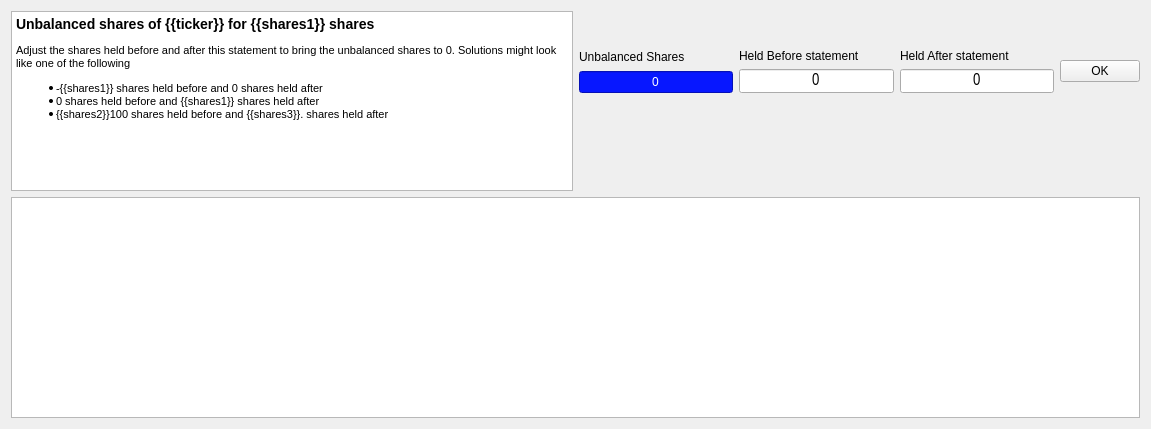
<?xml version="1.0" encoding="UTF-8"?>
<ui version="4.0">
 <class>Dialog</class>
 <widget class="QDialog" name="Dialog">
  <property name="geometry">
   <rect>
    <x>0</x>
    <y>0</y>
    <width>1151</width>
    <height>429</height>
   </rect>
  </property>
  <property name="windowTitle">
   <string>Unbalanced shares.</string>
  </property>
  <layout class="QGridLayout" name="gridLayout">
   <item row="0" column="0">
    <layout class="QVBoxLayout" name="verticalLayout_5">
     <item>
      <layout class="QHBoxLayout" name="horizontalLayout_3">
       <item>
        <widget class="QTextBrowser" name="explain">
         <property name="sizePolicy">
          <sizepolicy hsizetype="Expanding" vsizetype="MinimumExpanding">
           <horstretch>0</horstretch>
           <verstretch>0</verstretch>
          </sizepolicy>
         </property>
         <property name="minimumSize">
          <size>
           <width>450</width>
           <height>180</height>
          </size>
         </property>
         <property name="maximumSize">
          <size>
           <width>16777215</width>
           <height>180</height>
          </size>
         </property>
         <property name="toolTip">
          <string>&lt;html&gt;&lt;head/&gt;&lt;body&gt;&lt;p&gt;You can probably avoid this dialog. It comes up when you hold shares overnight and the information is not in the input file. If the input file is a DAS trades window export, export also the positions window from DAS to positions.csv in your output folder.&lt;/p&gt;&lt;/body&gt;&lt;/html&gt;</string>
         </property>
         <property name="styleSheet">
          <string notr="true">p,
        li {
            white-space: pre-wrap;
        }

        h3 {
            margin-top: 6px;
            margin-bottom: 12px;
            margin-left: 0px;
            margin-right: 0px;
            text-indent: 0px;
        }

        body {
            font-family: Arial, Helvetica, sans-serif;

            font-size: 7.8pt;
            font-weight: 400;
            font-style: normal;
        }

        .large {
            font-size: large;
            font-weight: 600;
        }

        .blue {

            font-size: large;
            font-weight: 600;
            color: #0000ff;
        }

        .red {
            font-weight: 600;
            color: #aa0000;
        }

        .green {
            font-weight: 600;
            color: #00ff00;
        }

        .explain {
            margin-top: 12px;
            margin-bottom: 12px;
            margin-left: 0px;
            margin-right: 0px;
            text-indent: 10px;

        }

        ul {

            margin-top: 0px;
            margin-bottom: 0px;
            margin-left: 0px;
            margin-right: 0px;

        }

        li {
            font-size: 8pt;
            margin-top: 12px;
            margin-bottom: 0px;
            margin-left: 0px;
            margin-right: 0px;
            text-indent: 0px;
        }

        .li2 {
            margin-top: 0px;
        }

        .li3 {
            margin-top: 0px;
            margin-bottom: 12px;
        }</string>
         </property>
         <property name="html">
          <string>&lt;!DOCTYPE HTML PUBLIC &quot;-//W3C//DTD HTML 4.0//EN&quot; &quot;http://www.w3.org/TR/REC-html40/strict.dtd&quot;&gt;
&lt;html&gt;&lt;head&gt;&lt;meta name=&quot;qrichtext&quot; content=&quot;1&quot; /&gt;&lt;style type=&quot;text/css&quot;&gt;
p, li { white-space: pre-wrap; }
&lt;/style&gt;&lt;/head&gt;&lt;body style=&quot; font-family:'MS Shell Dlg 2'; font-size:7.8pt; font-weight:400; font-style:normal;&quot;&gt;
&lt;h3 style=&quot; margin-top:14px; margin-bottom:12px; margin-left:0px; margin-right:0px; -qt-block-indent:0; text-indent:0px;&quot;&gt;&lt;span style=&quot; font-size:8pt; font-weight:600;&quot;&gt;Unbalanced shares of {{ticker}} for {{shares1}} shares &lt;/span&gt;&lt;/h3&gt;
&lt;p style=&quot; margin-top:12px; margin-bottom:12px; margin-left:0px; margin-right:0px; -qt-block-indent:0; text-indent:0px;&quot;&gt;&lt;span style=&quot; font-size:8pt;&quot;&gt;Adjust the shares held before and after this statement to bring the unbalanced shares to 0. Solutions might look like one of the following &lt;/span&gt;&lt;/p&gt;
&lt;ul style=&quot;margin-top: 0px; margin-bottom: 0px; margin-left: 0px; margin-right: 0px; -qt-list-indent: 1;&quot;&gt;&lt;li style=&quot; font-size:8pt;&quot; style=&quot; margin-top:12px; margin-bottom:0px; margin-left:0px; margin-right:0px; -qt-block-indent:0; text-indent:0px;&quot;&gt;-{{shares1}} shares held before and 0 shares held after &lt;/li&gt;
&lt;li style=&quot; font-size:8pt;&quot; style=&quot; margin-top:0px; margin-bottom:0px; margin-left:0px; margin-right:0px; -qt-block-indent:0; text-indent:0px;&quot;&gt;0 shares held before and {{shares1}} shares held after &lt;/li&gt;
&lt;li style=&quot; font-size:8pt;&quot; style=&quot; margin-top:0px; margin-bottom:12px; margin-left:0px; margin-right:0px; -qt-block-indent:0; text-indent:0px;&quot;&gt;{{shares2}}100 shares held before and {{shares3}}. shares held after &lt;/li&gt;&lt;/ul&gt;&lt;/body&gt;&lt;/html&gt;</string>
         </property>
         <property name="acceptRichText">
          <bool>false</bool>
         </property>
        </widget>
       </item>
       <item>
        <layout class="QVBoxLayout" name="verticalLayout_4">
         <item>
          <layout class="QHBoxLayout" name="horizontalLayout_2">
           <item>
            <layout class="QHBoxLayout" name="horizontalLayout">
             <item>
              <layout class="QVBoxLayout" name="verticalLayout_3">
               <item>
                <widget class="QLabel" name="label">
                 <property name="text">
                  <string>Unbalanced Shares</string>
                 </property>
                </widget>
               </item>
               <item>
                <widget class="QLineEdit" name="unbalShares">
                 <property name="focusPolicy">
                  <enum>Qt::NoFocus</enum>
                 </property>
                 <property name="styleSheet">
                  <string notr="true">background-color: rgb(7, 23, 255);
color: rgb(255, 255, 255);
font: 14pt &quot;Arial Narrow&quot;;</string>
                 </property>
                 <property name="text">
                  <string>0</string>
                 </property>
                 <property name="alignment">
                  <set>Qt::AlignCenter</set>
                 </property>
                </widget>
               </item>
              </layout>
             </item>
             <item>
              <layout class="QVBoxLayout" name="verticalLayout">
               <item>
                <widget class="QLabel" name="label_2">
                 <property name="text">
                  <string>Held Before statement</string>
                 </property>
                </widget>
               </item>
               <item>
                <widget class="QLineEdit" name="unbalBefore">
                 <property name="font">
                  <font>
                   <family>Arial Narrow</family>
                   <pointsize>12</pointsize>
                  </font>
                 </property>
                 <property name="focusPolicy">
                  <enum>Qt::StrongFocus</enum>
                 </property>
                 <property name="toolTip">
                  <string>&lt;html&gt;&lt;head/&gt;&lt;body&gt;&lt;p&gt;&lt;span style=&quot; font-size:16pt;&quot;&gt;Enter shares held before statement. &lt;/span&gt;&lt;span style=&quot; font-size:16pt; color:#05b80b;&quot;&gt;Then press enter.&lt;/span&gt;&lt;/p&gt;&lt;/body&gt;&lt;/html&gt;</string>
                 </property>
                 <property name="text">
                  <string>0</string>
                 </property>
                 <property name="alignment">
                  <set>Qt::AlignCenter</set>
                 </property>
                </widget>
               </item>
              </layout>
             </item>
             <item>
              <layout class="QVBoxLayout" name="verticalLayout_2">
               <item>
                <widget class="QLabel" name="label_3">
                 <property name="text">
                  <string>Held After statement</string>
                 </property>
                </widget>
               </item>
               <item>
                <widget class="QLineEdit" name="unbalAfter">
                 <property name="font">
                  <font>
                   <family>Arial Narrow</family>
                   <pointsize>12</pointsize>
                  </font>
                 </property>
                 <property name="focusPolicy">
                  <enum>Qt::StrongFocus</enum>
                 </property>
                 <property name="toolTip">
                  <string>&lt;html&gt;&lt;head/&gt;&lt;body&gt;&lt;p&gt;&lt;span style=&quot; font-size:16pt;&quot;&gt;Enter shares held after statement. &lt;/span&gt;&lt;span style=&quot; font-size:16pt; color:#05b80b;&quot;&gt;Then press enter&lt;/span&gt;&lt;span style=&quot; font-size:16pt;&quot;&gt;.&lt;/span&gt;&lt;/p&gt;&lt;/body&gt;&lt;/html&gt;</string>
                 </property>
                 <property name="text">
                  <string>0</string>
                 </property>
                 <property name="alignment">
                  <set>Qt::AlignCenter</set>
                 </property>
                </widget>
               </item>
              </layout>
             </item>
            </layout>
           </item>
           <item>
            <widget class="QPushButton" name="okBtn">
             <property name="focusPolicy">
              <enum>Qt::NoFocus</enum>
             </property>
             <property name="text">
              <string>OK</string>
             </property>
            </widget>
           </item>
          </layout>
         </item>
         <item>
          <spacer name="horizontalSpacer_2">
           <property name="orientation">
            <enum>Qt::Horizontal</enum>
           </property>
           <property name="sizeHint" stdset="0">
            <size>
             <width>40</width>
             <height>20</height>
            </size>
           </property>
          </spacer>
         </item>
         <item>
          <spacer name="horizontalSpacer_3">
           <property name="orientation">
            <enum>Qt::Horizontal</enum>
           </property>
           <property name="sizeHint" stdset="0">
            <size>
             <width>40</width>
             <height>20</height>
            </size>
           </property>
          </spacer>
         </item>
         <item>
          <spacer name="horizontalSpacer">
           <property name="orientation">
            <enum>Qt::Horizontal</enum>
           </property>
           <property name="sizeHint" stdset="0">
            <size>
             <width>40</width>
             <height>20</height>
            </size>
           </property>
          </spacer>
         </item>
        </layout>
       </item>
      </layout>
     </item>
     <item>
      <widget class="QTableView" name="tradeTable">
       <property name="sizePolicy">
        <sizepolicy hsizetype="Expanding" vsizetype="MinimumExpanding">
         <horstretch>0</horstretch>
         <verstretch>0</verstretch>
        </sizepolicy>
       </property>
       <property name="focusPolicy">
        <enum>Qt::NoFocus</enum>
       </property>
      </widget>
     </item>
    </layout>
   </item>
  </layout>
 </widget>
 <resources/>
 <connections/>
</ui>
